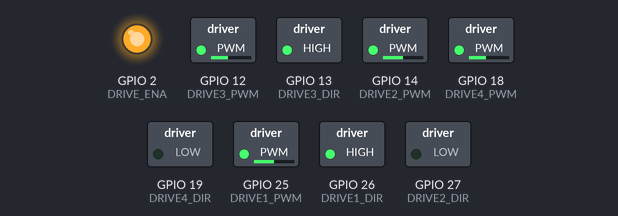
Recording of a sketch running on a simulated ESP32. Shown: switched loads named in the sketch (green lamp = pin HIGH), output pins drawn as LEDs (lit = HIGH).

Above: at 0.1 s.
Timing chart, 0 to 1.6 s (numbered marks = the images above):
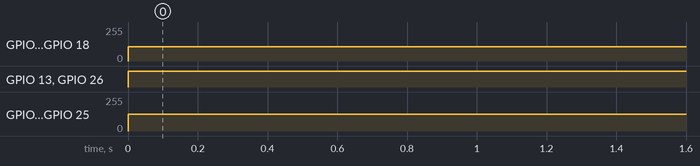

The sketch:

Motortest.ino
```cpp
#include "Definitions.h"
#include "functions.h"
#include "i2cHandler.h"
I2CHandler i2cHandler;

void setup() {
  // put your setup code here, to run once:
  Serial.begin(115200);
  initMotors();
  i2cHandler.initI2C();
  i2cHandler.leftModule = 0; //schrottmühle = 3, 2
  i2cHandler.rightModule = 1; // auf den Modulen gilt: rechts = 1 und links = 2  // schrottmühle = 1, 0
  i2cHandler.led(i2cHandler.rightModule, 1, GREEN);
  i2cHandler.led(i2cHandler.rightModule, 2, YELLOW);
  i2cHandler.led(i2cHandler.leftModule, 1, BLUE);
  mode = false;
  driveTimer=0;
}

void loop() {
  /*if(i2cHandler.button(i2cHandler.rightModule, 1)) mode = !mode;
  if(mode) {
    i2cHandler.led(i2cHandler.rightModule, 1, RED);
    drive(0, 50, 0);
  }
  else {
    i2cHandler.led(i2cHandler.rightModule, 1, GREEN);
    drive(0, 0, 0);
  }

  i2cHandler.wait(5);*/
  //singleMotor(128, HIGH);

  /*if(driveTimer < 1000) {
    drive(0, 50, 0);
  }
  else drive(0, 0, 0);
  */
  drive(0, 50, 0);
  delay(5);
}
```

Definitions.h
```cpp
#include <elapsedMillis.h>
#include <Wire.h>

#define ABS(X) ((X) < 0 ? -(X) : (X))
#define SDA 21
#define SCL 22
#define DRIVE_ENA   2

#define DRIVE1_PWM 25
#define DRIVE1_DIR 26

#define DRIVE2_PWM 14
#define DRIVE2_DIR 27

#define DRIVE3_PWM 12
#define DRIVE3_DIR 13

#define DRIVE4_PWM 18
#define DRIVE4_DIR 19

enum COLOR : int {
  OFF = 0,
  GREEN = 1,
  RED = 2,
  YELLOW = 3,
  BLUE = 4,
  CYAN = 5,
  MAGENTA = 6,
  WHITE = 7
};

bool mode = false;
elapsedMillis driveTimer;
elapsedMillis buttonTimer;
elapsedMillis deadTime;
```

functions.h
```cpp
void initMotors()
{
  digitalWrite(DRIVE_ENA, LOW);

  pinMode(DRIVE_ENA , OUTPUT);
  pinMode(DRIVE1_DIR, OUTPUT);
  pinMode(DRIVE2_DIR, OUTPUT);
  pinMode(DRIVE3_DIR, OUTPUT);
  pinMode(DRIVE4_DIR, OUTPUT);

  ledcAttach(DRIVE1_PWM, 5000, 8);
  ledcAttach(DRIVE2_PWM, 5000, 8);
  ledcAttach(DRIVE3_PWM, 5000, 8);
  ledcAttach(DRIVE4_PWM, 5000, 8);

  ledcWrite(DRIVE1_PWM, 0);
  ledcWrite(DRIVE2_PWM, 0);
  ledcWrite(DRIVE3_PWM, 0);
  ledcWrite(DRIVE4_PWM, 0);

}

int spdToPwm(double spd)
{
 // pwm 25..229 (<10%..<90%) für 0..100
 return (int) (25.5 + (203.0/100.0) * ABS(spd));
}

void motor(boolean e, int p1, boolean d1, int p2, boolean d2, int p3, boolean d3, int p4, boolean d4) // Achtung neu !!!
{
  digitalWrite(DRIVE_ENA, HIGH);
  /*Serial.println("p4: " + String(p4));
  Serial.println("p3: " + String(p3));
  Serial.println("p1: " + String(p1));
  Serial.println("p2: " + String(p2));
  */

  ledcWrite(DRIVE4_PWM, p4);
  ledcWrite(DRIVE3_PWM, p3);
  ledcWrite(DRIVE2_PWM, p2);
  ledcWrite(DRIVE1_PWM, p1);

  digitalWrite(DRIVE4_DIR, d4);
  digitalWrite(DRIVE3_DIR, d3);
  digitalWrite(DRIVE2_DIR, d2);
  digitalWrite(DRIVE1_DIR, d1);
}

void singleMotor(int p, boolean d) // Achtung neu !!!
{
  digitalWrite(DRIVE_ENA, HIGH);

  ledcWrite(DRIVE1_PWM, p);
  digitalWrite(DRIVE1_DIR, d);
}

void drive(int dir, int speed, int rot)
{
  int p1, p2, p3, p4;               //  PWM Werte
  boolean d1, d2, d3, d4, ena;          //  dirs Werte
  double spd_1, spd_2, spd_3, spd_4; //speeds Werte
  double winkel = dir * PI / 180.0;             //dir in Radiant
  double radmax;                   //speed den schnellsten Rads

  //Parameter fixen
  rot = -rot;                  //rechts ist plus...

  if(speed<0) speed=0;
  if(speed>100) speed=100;
  //dir=dir % 8;

  if( rot > ( 100-speed) ) rot= 100-speed;  // speed und rot können 100 nicht überschreiten
  if( rot < (-100+speed) ) rot=-100+speed;

  //Lineare Anteile berechnen         Siehe readme.h
  spd_1 = sin(winkel - PI/3.0) * speed;   // vorne links
  spd_2 = sin(winkel + PI/3.0) * speed;   // vorne rechts
  spd_3 = sin(winkel - 3.0*PI/4.0) * speed; // hinten links
  spd_4 = sin(winkel + 3.0*PI/4.0) * speed; // hinten rechts

  // auf maximal 100% ziehen
  radmax = ABS(spd_1);
  if (ABS(spd_2)>radmax) radmax= ABS(spd_2);
  if (ABS(spd_3)>radmax) radmax= ABS(spd_3);
  if (ABS(spd_4)>radmax) radmax= ABS(spd_4);

  if (radmax > 1) { spd_1 = spd_1/radmax;    spd_2 = spd_2/radmax;    spd_3 = spd_3/radmax;    spd_4 = spd_4/radmax;  }

  spd_1 = (spd_1*speed)+rot;
  spd_2 = (spd_2*speed)+rot;
  spd_3 = (spd_3*speed)+rot;
  spd_4 = (spd_4*speed)+rot;


  p1=spdToPwm(spd_1);
  p2=spdToPwm(spd_2);
  p3=spdToPwm(spd_3);
  p4=spdToPwm(spd_4);

  if (spd_1 > 0 ) d1 = LOW; else d1 = HIGH;
  if (spd_2 > 0 ) d2 = LOW; else d2 = HIGH;
  if (spd_3 > 0 ) d3 = LOW; else d3 = HIGH;
  if (spd_4 > 0 ) d4 = LOW; else d4 = HIGH;
  ena = HIGH;

  //Serial.println("p1: " + String(p1) + ", d1: " + String(d1) + ", p2: " + String(p2) + ", d2: " + String(d2) + ", p3: " + String(p3) + ", d3: " + String(d3) + ", p4: " + String(p4) + ", d4: " + String(d4));
  motor(ena, p1, d1 ,p2, d2, p3, d3, p4, d4);

}
```

i2cHandler.h
```cpp
class I2CHandler
{
  public:
    int leftModule = 0;
    int rightModule = 0;

    void initI2C()
    {
      Wire.begin(SDA, SCL);
      for (int i = 0; i < 8; i++)
      {
        Wire.beginTransmission(tastLedID[i]);
        byte error = Wire.endTransmission();
        if (error == 0) portena[i] = true;
      }
    }

    bool button(int device, int nr)
    {
      if (device < 0) return false;
      if (device > 7) return false;
      if (nr == 1) return taster1Array[device];
      if (nr == 2) return taster2Array[device];
      return false;
    }

    void led(int device, int nr, int c) {
      if (c < 0) return;
      if (c > 7) return;
      if (c < 0) return;
      if (c > 7) return;

      if (nr == 1) {
        c = c * 2;
        led1Array[device] = c;
      }
      if (nr == 2) {
        c = c * 16;
        if (c > 63) c = c + 64;
        led2Array[device] = c;
      }
    }

    void syncTastLed() {
      for (int i = 0; i < 8; i++) {
        if (portena[i]) {
          int ledwert = 255 - led1Array[i] - led2Array[i];
          Wire.beginTransmission(tastLedID[i]);
          Wire.write(ledwert);;
          Wire.endTransmission();
          Wire.requestFrom(tastLedID[i], 1);
          if (Wire.available()) {
            int tread = 255 - Wire.read();
            tread = tread % 128;
            if (tread > 63) taster2Array[i] = true; else taster2Array[i] = false;
            tread = tread % 2;
            if (tread > 0) taster1Array[i] = true; else taster1Array[i] = false;
          }
        }
      }
    }

    void wait(int timeMillis) {
      deadTime = 0;
      syncTastLed();
      while (deadTime < timeMillis)
      {
        if ((deadTime % 10) == 0)
        {
          syncTastLed();
        }

        else delay(1);
      }
    }


    void statusBlink(int c)
    {
      led(rightModule, 1, c);
      led(rightModule, 2, c);
      led(leftModule, 1, c);
      led(leftModule, 2, c);
    }

  private:
    int  tastLedID[8]    = {  0x20,  0x21,   0x22,  0x23,  0x24,  0x25,  0x26, 0x27 };
    bool portena[8]      = { false, false, false, false, false, false, false, false };
    bool taster1Array[8] = { false, false, false, false, false, false, false, false };
    bool taster2Array[8] = { false, false, false, false, false, false, false, false };
    int  led1Array[8]    = {     0,     0,     0,     0,     0,     0,     0,     0 };
    int  led2Array[8]    = {     0,     0,     0,     0,     0,     0,     0,     0 };
};
```

Measured:
- by itself, GPIO 12 (DRIVE3_PWM), GPIO 18 (DRIVE4_PWM): 0/255 → 108/255 at 0.00 s
- by itself, GPIO 13 (DRIVE3_DIR), GPIO 26 (DRIVE1_DIR): LOW → HIGH at 0.00 s
- by itself, GPIO 14 (DRIVE2_PWM), GPIO 25 (DRIVE1_PWM): 0/255 → 126/255 at 0.00 s
